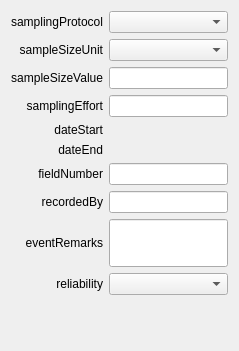
           <widget class="QWidget" name="event_wdg">
            <property name="geometry">
             <rect>
              <x>0</x>
              <y>0</y>
              <width>239</width>
              <height>351</height>
             </rect>
            </property>
            <attribute name="label">
             <string>Event</string>
            </attribute>
            <layout class="QGridLayout" name="gridLayout_7">
             <item row="0" column="0">
              <layout class="QGridLayout" name="event_grid_lyt" columnstretch="0,1">
               <property name="sizeConstraint">
                <enum>QLayout::SetMinimumSize</enum>
               </property>
               <item row="3" column="1">
                <widget class="QLineEdit" name="smpe_le">
                 <property name="sizePolicy">
                  <sizepolicy hsizetype="Minimum" vsizetype="Fixed">
                   <horstretch>0</horstretch>
                   <verstretch>0</verstretch>
                  </sizepolicy>
                 </property>
                </widget>
               </item>
               <item row="9" column="0">
                <widget class="QLabel" name="relia_lbl">
                 <property name="text">
                  <string>reliability</string>
                 </property>
                 <property name="alignment">
                  <set>Qt::AlignRight|Qt::AlignTrailing|Qt::AlignVCenter</set>
                 </property>
                </widget>
               </item>
               <item row="0" column="1">
                <widget class="QComboBox" name="smpp_cb">
                 <property name="sizePolicy">
                  <sizepolicy hsizetype="Minimum" vsizetype="Fixed">
                   <horstretch>0</horstretch>
                   <verstretch>0</verstretch>
                  </sizepolicy>
                 </property>
                 <property name="sizeAdjustPolicy">
                  <enum>QComboBox::AdjustToMinimumContentsLength</enum>
                 </property>
                </widget>
               </item>
               <item row="7" column="1">
                <widget class="QLineEdit" name="rcdby_le">
                 <property name="sizePolicy">
                  <sizepolicy hsizetype="Minimum" vsizetype="Fixed">
                   <horstretch>0</horstretch>
                   <verstretch>0</verstretch>
                  </sizepolicy>
                 </property>
                </widget>
               </item>
               <item row="0" column="0">
                <widget class="QLabel" name="smpp_lbl">
                 <property name="text">
                  <string>samplingProtocol</string>
                 </property>
                 <property name="alignment">
                  <set>Qt::AlignRight|Qt::AlignTrailing|Qt::AlignVCenter</set>
                 </property>
                </widget>
               </item>
               <item row="7" column="0">
                <widget class="QLabel" name="rcdby_lbl">
                 <property name="text">
                  <string>recordedBy</string>
                 </property>
                 <property name="alignment">
                  <set>Qt::AlignRight|Qt::AlignTrailing|Qt::AlignVCenter</set>
                 </property>
                </widget>
               </item>
               <item row="9" column="1">
                <widget class="QComboBox" name="relia_cb">
                 <property name="sizePolicy">
                  <sizepolicy hsizetype="Minimum" vsizetype="Fixed">
                   <horstretch>0</horstretch>
                   <verstretch>0</verstretch>
                  </sizepolicy>
                 </property>
                 <property name="sizeAdjustPolicy">
                  <enum>QComboBox::AdjustToMinimumContentsLength</enum>
                 </property>
                </widget>
               </item>
               <item row="3" column="0">
                <widget class="QLabel" name="smpe_lbl">
                 <property name="text">
                  <string>samplingEffort</string>
                 </property>
                 <property name="alignment">
                  <set>Qt::AlignRight|Qt::AlignTrailing|Qt::AlignVCenter</set>
                 </property>
                </widget>
               </item>
               <item row="5" column="0">
                <widget class="QLabel" name="dtend_lbl">
                 <property name="text">
                  <string>dateEnd</string>
                 </property>
                 <property name="alignment">
                  <set>Qt::AlignRight|Qt::AlignTrailing|Qt::AlignVCenter</set>
                 </property>
                </widget>
               </item>
               <item row="4" column="0">
                <widget class="QLabel" name="dtstrt_lbl">
                 <property name="text">
                  <string>dateStart</string>
                 </property>
                 <property name="alignment">
                  <set>Qt::AlignRight|Qt::AlignTrailing|Qt::AlignVCenter</set>
                 </property>
                </widget>
               </item>
               <item row="8" column="0">
                <widget class="QLabel" name="eventrmk_lbl">
                 <property name="sizePolicy">
                  <sizepolicy hsizetype="Preferred" vsizetype="Fixed">
                   <horstretch>0</horstretch>
                   <verstretch>0</verstretch>
                  </sizepolicy>
                 </property>
                 <property name="text">
                  <string>eventRemarks</string>
                 </property>
                 <property name="alignment">
                  <set>Qt::AlignRight|Qt::AlignTrailing|Qt::AlignVCenter</set>
                 </property>
                </widget>
               </item>
               <item row="8" column="1">
                <widget class="QLineEdit" name="eventrmk_le">
                 <property name="sizePolicy">
                  <sizepolicy hsizetype="Minimum" vsizetype="Fixed">
                   <horstretch>0</horstretch>
                   <verstretch>0</verstretch>
                  </sizepolicy>
                 </property>
                 <property name="minimumSize">
                  <size>
                   <width>0</width>
                   <height>48</height>
                  </size>
                 </property>
                </widget>
               </item>
               <item row="1" column="1">
                <widget class="QComboBox" name="smpsu_cb">
                 <property name="sizePolicy">
                  <sizepolicy hsizetype="Minimum" vsizetype="Fixed">
                   <horstretch>0</horstretch>
                   <verstretch>0</verstretch>
                  </sizepolicy>
                 </property>
                 <property name="sizeAdjustPolicy">
                  <enum>QComboBox::AdjustToMinimumContentsLength</enum>
                 </property>
                </widget>
               </item>
               <item row="1" column="0">
                <widget class="QLabel" name="smpsu_lbl">
                 <property name="text">
                  <string>sampleSizeUnit</string>
                 </property>
                 <property name="alignment">
                  <set>Qt::AlignRight|Qt::AlignTrailing|Qt::AlignVCenter</set>
                 </property>
                </widget>
               </item>
               <item row="2" column="0">
                <widget class="QLabel" name="smpsv_lbl">
                 <property name="text">
                  <string>sampleSizeValue</string>
                 </property>
                 <property name="alignment">
                  <set>Qt::AlignRight|Qt::AlignTrailing|Qt::AlignVCenter</set>
                 </property>
                </widget>
               </item>
               <item row="2" column="1">
                <widget class="QLineEdit" name="smpsv_le">
                 <property name="sizePolicy">
                  <sizepolicy hsizetype="Minimum" vsizetype="Fixed">
                   <horstretch>0</horstretch>
                   <verstretch>0</verstretch>
                  </sizepolicy>
                 </property>
                </widget>
               </item>
               <item row="6" column="0">
                <widget class="QLabel" name="fldnum_lbl">
                 <property name="text">
                  <string>fieldNumber</string>
                 </property>
                 <property name="alignment">
                  <set>Qt::AlignRight|Qt::AlignTrailing|Qt::AlignVCenter</set>
                 </property>
                </widget>
               </item>
               <item row="6" column="1">
                <widget class="QLineEdit" name="fldnum_le"/>
               </item>
              </layout>
             </item>
             <item row="1" column="0">
              <spacer name="event_vspc">
               <property name="orientation">
                <enum>Qt::Vertical</enum>
               </property>
               <property name="sizeHint" stdset="0">
                <size>
                 <width>20</width>
                 <height>40</height>
                </size>
               </property>
              </spacer>
             </item>
            </layout>
           </widget>
